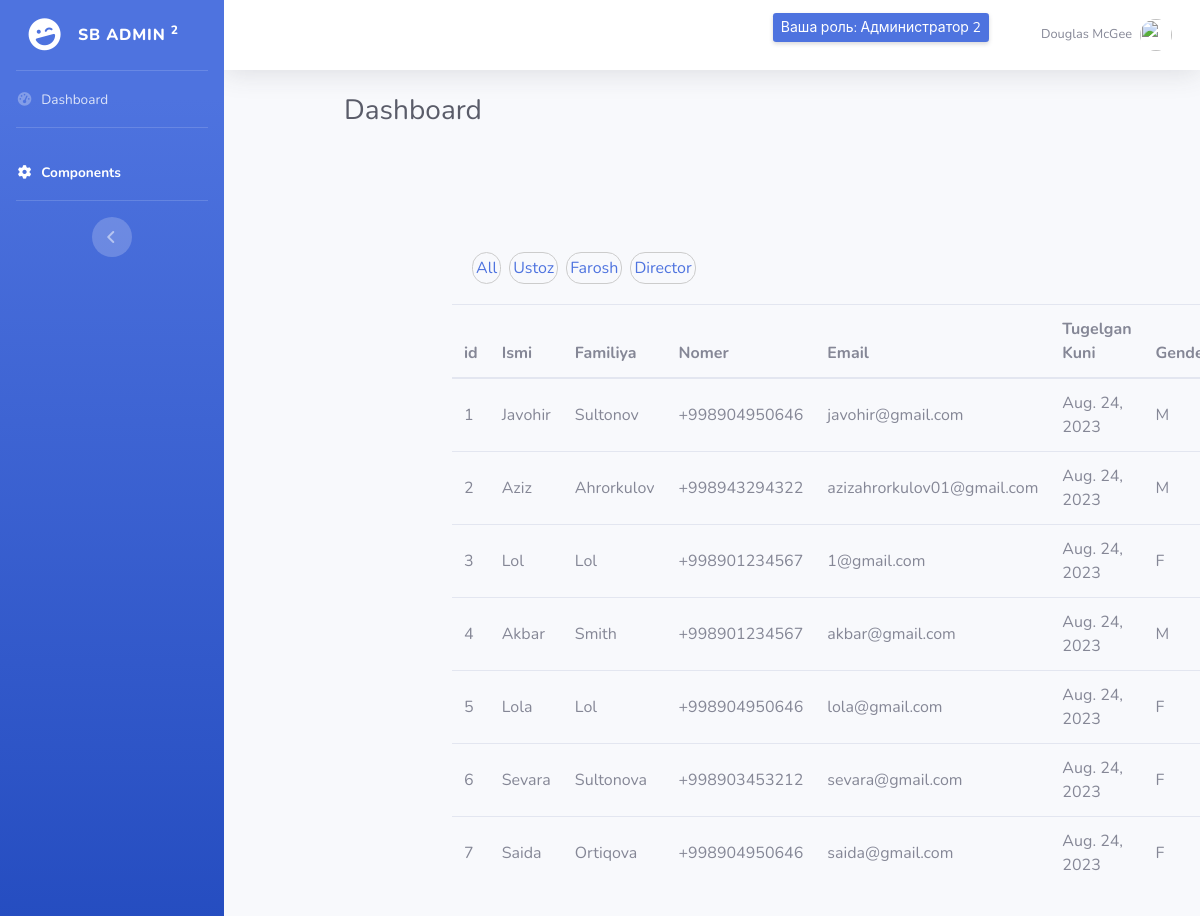
The app's page /workers/ (signed in) with its own data.
### dashboardapp/models.py (models this page shows, shortened)
class AdminProfile(models.Model):
    ADMIN_ROLES = (
        (1, 'Админ'),
        (2, 'Администратор 1'),
        (3, 'Администратор 2'),
        (4, 'Администратор 3'),
    )
    user = models.OneToOneField(User, on_delete=models.CASCADE)
    role = models.PositiveIntegerField(choices=ADMIN_ROLES)
    class Meta:
        verbose_name = 'Админ'
        verbose_name_plural = 'Админы'

class Workers(models.Model):
    first_name = models.CharField(max_length=50)
    last_name = models.CharField(max_length=50)
    email = models.EmailField()
    phone = PhoneNumberField()
    birtday = models.DateField(blank=False)
    gender = models.CharField(max_length=1, choices=Gender.choices)
    job = models.ForeignKey(Job, related_name='jobs', on_delete=models.CASCADE, null=True)

### forms_app/models.py (models this page shows)
class Job(models.Model):
    title = models.CharField(max_length=100)
    slug = models.SlugField(null=True)
    def __str__(self):
        return self.title

### dashboardapp/views.py (the view)
# urls.py: path('workers/', views.workers, name='dashboard-workers'),
def workers(request):
    jobs = Job.objects.all()
    workers = Workers.objects.all()
    active_category = request.GET.get('job', '')
    admin_profile = AdminProfile.objects.filter(user=request.user).first()
    if active_category:
        workers = workers.filter(job__slug=active_category)
    context = {
        'jobs' : jobs,
        'workers' : workers ,
        'active_category' : active_category,
        'admin_profile' : admin_profile
    }
    return render(request, 'dashboard-templates/workers.html', context)

### templates/dashboard-templates/workers.html (shortened to what this page needs)
{% extends 'dashboard-templates/base.html' %}
{% load static %}
{% block content %}
<div id="wrapper">
    <ul class="navbar-nav bg-gradient-primary sidebar sidebar-dark accordion" id="accordionSidebar">
        <a class="sidebar-brand d-flex align-items-center justify-content-center" href="{% url 'dashboard-index' %}">
            <div class="sidebar-brand-icon rotate-n-15">
                <i class="fas fa-laugh-wink"></i>
            </div>
            <div class="sidebar-brand-text mx-3">SB Admin <sup>2</sup></div>
        </a>
        <hr class="sidebar-divider my-0">
        <li class="nav-item">
            <a class="nav-link collapsed" href="{% url 'dashboard-index' %}   ">
                <i class="fas fa-fw fa-tachometer-alt"></i>
                <span>Dashboard</span></a>
        </li>
        <hr class="sidebar-divider">
        <li class="nav-item active">
            <a class="nav-link" href="{% url 'dashboard-workers' %}"  data-target="#collapseTwo"
                aria-expanded="true" aria-controls="collapseTwo">
                <i class="fas fa-fw fa-cog"></i>
                <span>Components</span>
            </a>
        </li>
        <hr class="sidebar-divider d-none d-md-block">
        <div class="text-center d-none d-md-inline">
            <button class="rounded-circle border-0" id="sidebarToggle"></button>
        </div>
    </ul>
    <div id="content-wrapper" class="d-flex flex-column">
        <div id="content">
            <nav class="navbar navbar-expand navbar-light bg-white topbar mb-4 static-top shadow">
                <ul class="navbar-nav ml-auto" style="display: flex;
                align-items: center;
                gap: 40px;">
                    <li class="nav-item dropdown no-arrow">
                        {% if admin_profile %}
                        <p class="d-none d-sm-inline-block  btn-sm btn-primary shadow-sm">Ваша роль:
                            {{ admin_profile.get_role_display }}</p>
                        {% endif %}
                    </li>
                    <li class="nav-item dropdown no-arrow">
                        <a class="nav-link dropdown-toggle" href="#" id="userDropdown" role="button"
                            data-toggle="dropdown" aria-haspopup="true" aria-expanded="false">
                            <span class="mr-2 d-none d-lg-inline text-gray-600 small">Douglas McGee</span>
                            <img class="img-profile rounded-circle" src="img/undraw_profile.svg">
                        </a>
                    </li>
                </ul>
            </nav>
            <div class="container-fluid">
                <div class="d-sm-flex align-items-center justify-content-between mb-4">
                    <h1 class="h3 mb-0 text-gray-800">Dashboard</h1>
                </div>
                <div class="row">
                    <div class="wrapper">
                        <div class="container">
                            <div class="filter-container">
                                <ul id="category-filter">
                                    <li data-category="all"><a href="{% url 'dashboard-workers' %}">All</li></a>
                                    {% for job in jobs %}
                                    <li><a href="{% url 'dashboard-workers' %}?job={{ job.slug }}"  style="text-decoration: none;">{{ job.title }}</li></a>
                                    {% endfor %}
                                </ul>
                            </div>
                            <table id="music" class="table table-responsive table-hover">
                                <thead>
                                    <tr class="myHead">
                                        <th>id</th>
                                        <th>Ismi</th>
                                        <th>Familiya</th>
                                        <th>Nomer</th>
                                        <th>Email</th>
                                        <th>Tugelgan Kuni</th>
                                        <th>Gender</th>
                                    </tr>
                                </thead>
                                <tbody>
                                    {% for worker in workers %}
                                    <tr>
                                        <td>{{ worker.id }}</td>
                                        <td>
                                            {{ worker.first_name }}
                                        </td>
                                        <td>{{ worker.last_name }}</td>
                                        <td>{{ worker.phone }}</td>
                                        <td>{{ worker.email }}</td>
                                        <td>{{ worker.birtday }}</td>
                                        <td>{{ worker.gender }}</td>
                                    </tr>
                                    {% endfor %}
                                </tbody>
                            </table>
                        </div>
                    </div>
                </div>
            </div>
            {% endblock %}

### templates/dashboard-templates/workers.html (style rules this page uses)
.filter-container { margin: 20px; }
#category-filter { list-style: none; padding: 0; display: flex; }
#category-filter li { margin-right: 8px; cursor: pointer; padding: 3px; border: 1px solid #ccc; border-radius: 15px; }
.wrapper { margin: 80px 0; }
.table>tbody>tr>td { vertical-align: middle; }

### records on screen
AdminProfile: role "Администратор 2"
Job: title "Ustoz"
Job: title "Farosh"
Job: title "Director"
Workers: id "1", first_name "Javohir", last_name "Sultonov", phone "+998904950646", email "javohir@gmail.com", birtday "Aug. 24, 2023", gender "M"
Workers: id "2", first_name "Aziz", last_name "Ahrorkulov", phone "+998943294322", email "azizahrorkulov01@gmail.com", birtday "Aug. 24, 2023", gender "M"
Workers: id "3", first_name "Lol", last_name "Lol", phone "+998901234567", email "1@gmail.com", birtday "Aug. 24, 2023", gender "F"
Workers: id "4", first_name "Akbar", last_name "Smith", phone "+998901234567", email "akbar@gmail.com", birtday "Aug. 24, 2023", gender "M"
Workers: id "5", first_name "Lola", last_name "Lol", phone "+998904950646", email "lola@gmail.com", birtday "Aug. 24, 2023", gender "F"
Workers: id "6", first_name "Sevara", last_name "Sultonova", phone "+998903453212", email "sevara@gmail.com", birtday "Aug. 24, 2023", gender "F"
Workers: id "7", first_name "Saida", last_name "Ortiqova", phone "+998904950646", email "saida@gmail.com", birtday "Aug. 24, 2023", gender "F"
